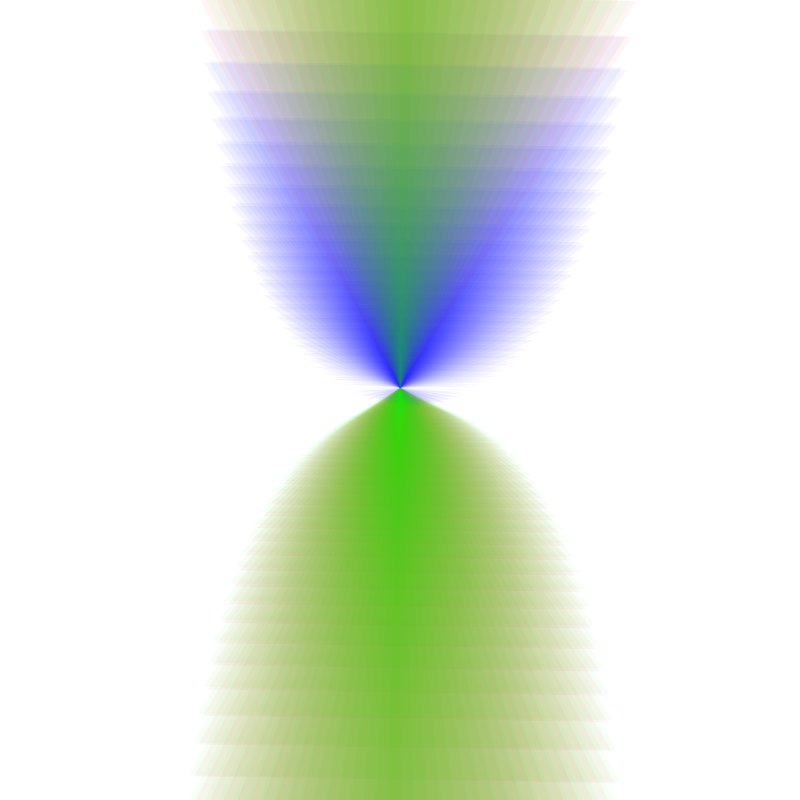
Frame 1 (no input)
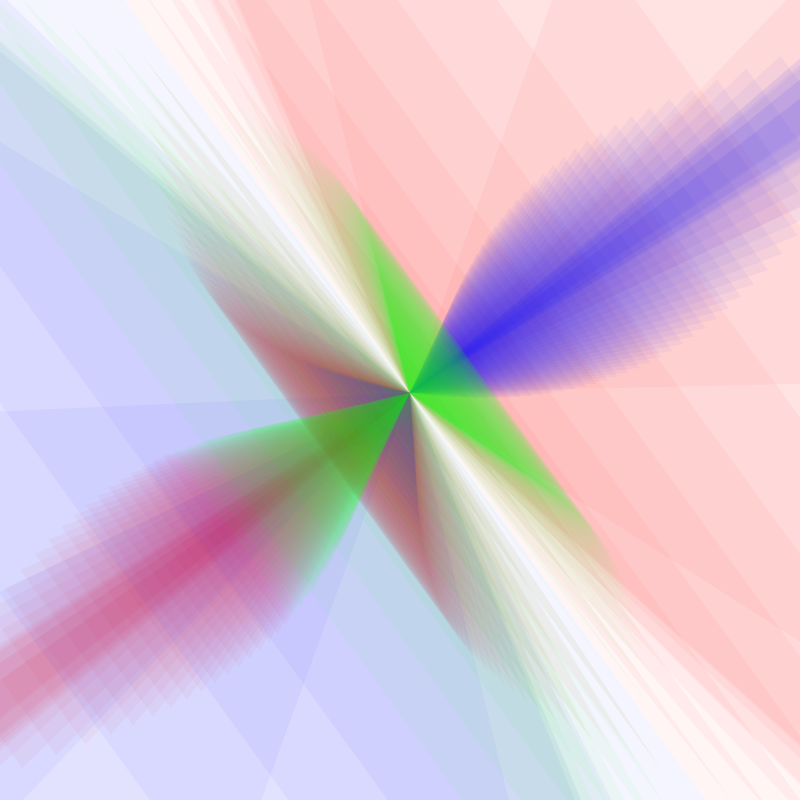
Frame 60 (the mouse pressed at the canvas centre just before this capture)
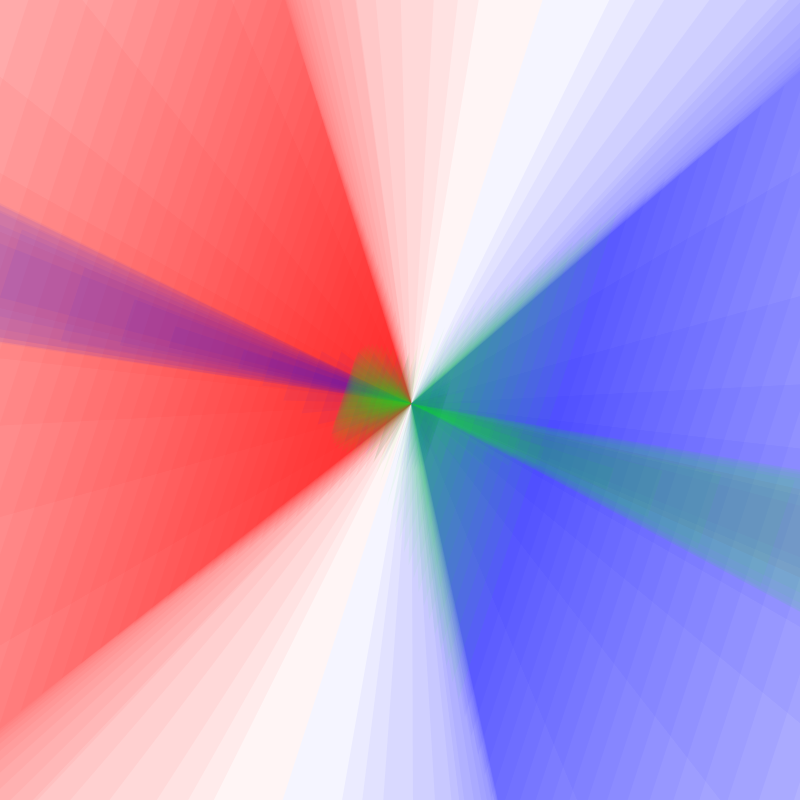
Frame 120 (the mouse held since frame 60 and released just before this capture)

The Processing sketch that drew these frames (run headless with seeded random() and noise(); from frame 60 on, the mouse is pressed at the canvas centre):

// Processing sketch: processing_144261
// ── processing_144261.pde

//Kevin Gutowski
//Sunday April 13
//http://ocf.berkeley.edu/~keving/
//
//When I messed up drawing triangles and decided to try additive color?


void setup() {
  size(800,800);
  background(255);
  smooth();
  frameRate(20);
}


int t = 0;

void draw() {
  background(255);
  t++;
  translate(height/2,width/2);
  rotate(PI*t/200);

  
  float radius = 12;
  float r3 = 245;
  float n3 = 200;
  noStroke();
  fill(0,40);
  
  for (int i=0; i<n3; i++) {
   colorMode(RGB);
   if (i>=0 && i<(n3/3)) {
     fill(255,0,0,10);
   } else if (i>=(n3/3) && i<(2*n3/3)) {
     fill(0,0,255,10);
   } else if (i>=(2*n3/3) && i<n3) {
     fill(0,255,0,10);
   }
   float middlex = r3*cos(2*PI*i/n3+t*PI/200)*tan(2*PI*i/n3+t*PI/300);
   float middley = r3*sin(2*PI*i/n3+t*PI/100)*tan(2*PI*i/n3+t*PI/250);
   triangle(radius*cos(PI/6)-middlex,radius*sin(PI/6)+middley,radius*cos(PI/6)+middlex,radius*sin(PI/6)+middley, 0,-radius);
  }
    
  
  
}
